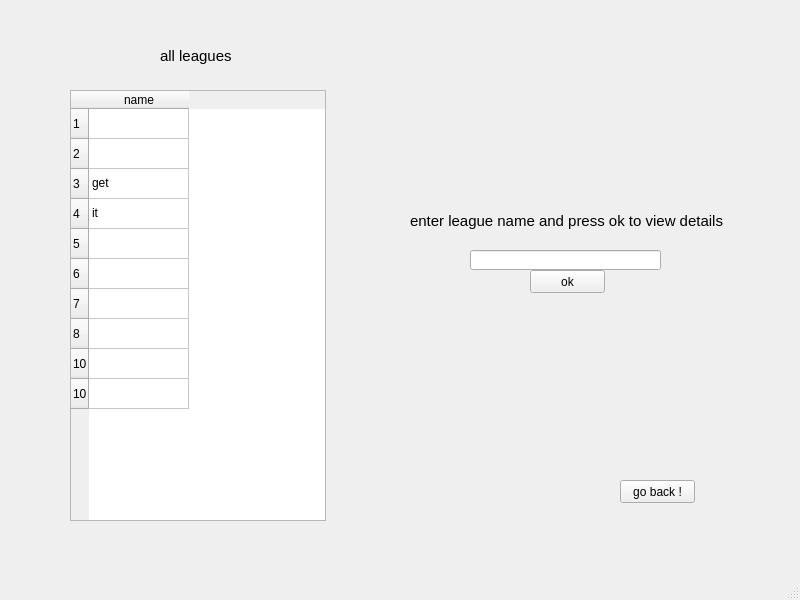
<?xml version="1.0" encoding="UTF-8"?>
<ui version="4.0">
 <class>MainWindow</class>
 <widget class="QMainWindow" name="MainWindow">
  <property name="geometry">
   <rect>
    <x>0</x>
    <y>0</y>
    <width>800</width>
    <height>600</height>
   </rect>
  </property>
  <property name="windowTitle">
   <string>MainWindow</string>
  </property>
  <widget class="QWidget" name="centralwidget">
   <widget class="QTableWidget" name="tableWidget">
    <property name="geometry">
     <rect>
      <x>70</x>
      <y>90</y>
      <width>256</width>
      <height>431</height>
     </rect>
    </property>
    <row>
     <property name="text">
      <string>1</string>
     </property>
    </row>
    <row>
     <property name="text">
      <string>2</string>
     </property>
    </row>
    <row>
     <property name="text">
      <string>3</string>
     </property>
    </row>
    <row>
     <property name="text">
      <string>4</string>
     </property>
    </row>
    <row>
     <property name="text">
      <string>5</string>
     </property>
    </row>
    <row>
     <property name="text">
      <string>6</string>
     </property>
    </row>
    <row>
     <property name="text">
      <string>7</string>
     </property>
    </row>
    <row>
     <property name="text">
      <string>8</string>
     </property>
    </row>
    <row>
     <property name="text">
      <string>10</string>
     </property>
    </row>
    <row>
     <property name="text">
      <string>10</string>
     </property>
    </row>
    <column>
     <property name="text">
      <string>name</string>
     </property>
    </column>
    <item row="2" column="0">
     <property name="text">
      <string>get</string>
     </property>
    </item>
    <item row="3" column="0">
     <property name="text">
      <string>it</string>
     </property>
    </item>
   </widget>
   <widget class="QLineEdit" name="lineEdit">
    <property name="geometry">
     <rect>
      <x>470</x>
      <y>250</y>
      <width>191</width>
      <height>20</height>
     </rect>
    </property>
   </widget>
   <widget class="QPushButton" name="pushButton">
    <property name="geometry">
     <rect>
      <x>530</x>
      <y>270</y>
      <width>75</width>
      <height>23</height>
     </rect>
    </property>
    <property name="text">
     <string>ok</string>
    </property>
   </widget>
   <widget class="QLabel" name="label">
    <property name="geometry">
     <rect>
      <x>160</x>
      <y>35</y>
      <width>121</width>
      <height>41</height>
     </rect>
    </property>
    <property name="font">
     <font>
      <pointsize>11</pointsize>
     </font>
    </property>
    <property name="text">
     <string>all leagues </string>
    </property>
   </widget>
   <widget class="QLabel" name="label_2">
    <property name="geometry">
     <rect>
      <x>410</x>
      <y>200</y>
      <width>321</width>
      <height>41</height>
     </rect>
    </property>
    <property name="font">
     <font>
      <pointsize>11</pointsize>
     </font>
    </property>
    <property name="text">
     <string>enter league name and press ok to view details </string>
    </property>
   </widget>
   <widget class="QPushButton" name="pushButton_2">
    <property name="geometry">
     <rect>
      <x>620</x>
      <y>480</y>
      <width>75</width>
      <height>23</height>
     </rect>
    </property>
    <property name="text">
     <string>go back !</string>
    </property>
   </widget>
  </widget>
  <widget class="QMenuBar" name="menubar">
   <property name="geometry">
    <rect>
     <x>0</x>
     <y>0</y>
     <width>800</width>
     <height>21</height>
    </rect>
   </property>
  </widget>
  <widget class="QStatusBar" name="statusbar"/>
 </widget>
 <resources/>
 <connections/>
</ui>
